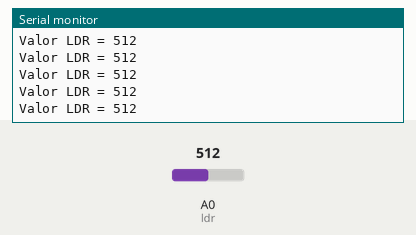
The sketch below on a simulated Arduino Uno, built with avr-gcc and run on an emulated ATmega328P. Parts: the last lines printed to the serial monitor. The test bench sets the inputs (shaded band); at power-on: A0 (ldr) = 512.

Above: at 1.2 s.
1.3 s: A0 (ldr) set to 988
At 2.2 s:
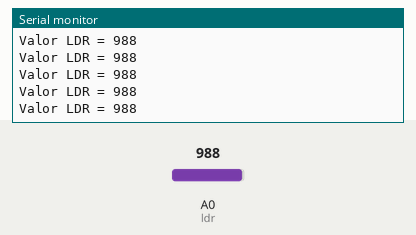
4.3 s: A0 (ldr) set to 1011
At 5.3 s:
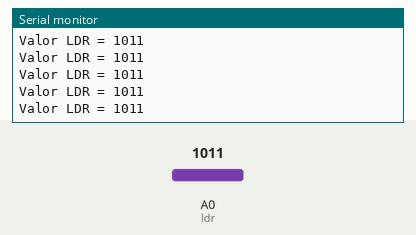
Timing chart, 0 to 7.3 s (numbered marks = the images above; inputs shaded):
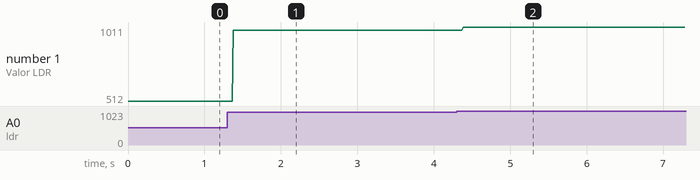

Measured:
- after the input at 1.3 s, the serial monitor: prints a new line after 0.08 s (image 1)
- after the input at 4.3 s, the serial monitor: prints a new line after 0.09 s (image 2)
- plotted number 1: 512 → 988 after the input at 1.3 s, 988 → 1011 after the input at 4.3 s

The sketch:

read_ldr.ino
```cpp
int ldr = A0;
int valorldr = 0;

void setup() {
  pinMode(ldr, INPUT);
  Serial.begin(9600);
}
void loop() {
   valorldr=analogRead(ldr);
   Serial.print("Valor LDR = ");
   Serial.println(valorldr);
}
```
